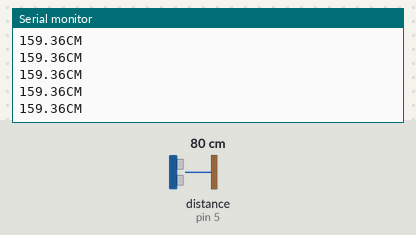
Bench run of a sketch on a simulated Arduino Uno, built with avr-gcc and run on an emulated ATmega328P. Shown: the last lines printed to the serial monitor. Wiring (inferred from the names in the program): ultrasonic range finder: trigger pin 8; echo pin 5. The inputs (shaded band) are chosen by the test bench; at power-on: distance to the obstacle (sensor on pin 5) 80 cm. The echo pulse lasts 58.3 µs per cm.

Above: at 1.2 s.
1.3 s: distance to the obstacle (sensor on pin 5) set to 2 cm
At 2.2 s:
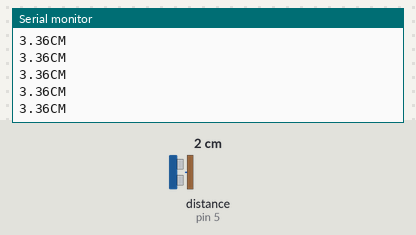
4.3 s: distance to the obstacle (sensor on pin 5) set to 4 cm
At 5.3 s:
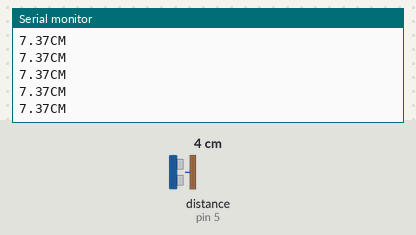
Timing chart, 0 to 7.3 s (numbered marks = the images above; inputs shaded):
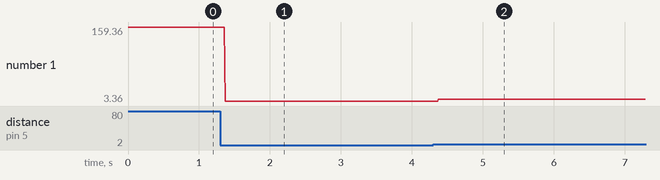

The sketch:

TRIG.ino
```cpp
int TRIG =8;
int Echo =5;
float Time;
float distance ;


void setup(){
  pinMode(TRIG,OUTPUT);
  pinMode(Echo,INPUT);
  Serial.begin(9600);

  // put your setup code here, to run once:

}

void loop() {
 digitalWrite(TRIG,LOW);
 delayMicroseconds (2);

 digitalWrite(TRIG,HIGH);
 delayMicroseconds (10);

 digitalWrite(TRIG,LOW);
  Time = pulseIn (Echo,HIGH);
  distance =(Time*0.0343);
  Serial.print(distance);
  Serial.println("CM");
  // put your main code here, to run repeatedly:

}
```

Measured:
- after the input at 1.3 s, the serial monitor: prints a new line after 0.07 s (image 1)
- after the input at 4.3 s, the serial monitor: prints a new line after 0.07 s (image 2)
- plotted number 1: 159.36 → 3.36 after the input at 1.3 s, 3.36 → 7.37 after the input at 4.3 s
